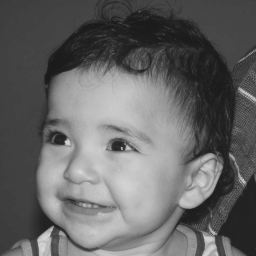
//> input picture biel.png, 256 x 256 px
$ ./cannypoints ../biel.png   (built with g++ and OpenCV 4)
//> lines starting //> are read from the running program, lines starting //| are printed output that depends on the picture
#include <iostream>
#include <opencv2/opencv.hpp>
#include <fstream>
#include <iomanip>
#include <vector>
#include <algorithm>
#include <numeric>
#include <ctime>
#include <cstdlib>

using namespace std;
using namespace cv;

#define STEP 6
#define JITTER 4
#define RAIO 4

int top_slider = 10;
int top_slider_max = 200;

char TrackbarName[50];

Mat image, border, points;

int main(int argc, char **argv)
{
    vector<int> yrange;
    vector<int> xrange;

    Mat frame;

    int width, height, gray, canny_cor;
    int x, y;

    image = imread(argv[1], IMREAD_GRAYSCALE);
//> image is the input picture: 256 rows x 256 cols, CV_8UC1; min 26, max 219, mean 100.9

    srand(time(0));

    if (!image.data)
    {
        cout << "nao abriu" << argv[1] << endl;
        cout << argv[0] << " imagem.jpg";
        exit(0);
    }

    width = image.size().width;
//> width = 256
    height = image.size().height;
//> height = 256

    xrange.resize(height / STEP);
//> xrange = 42 values from 0 to 0
    yrange.resize(width / STEP);
//> yrange = 42 values from 0 to 0

    iota(xrange.begin(), xrange.end(), 0);
//> xrange = 42 values from 0 to 41
    iota(yrange.begin(), yrange.end(), 0);
//> yrange = 42 values from 0 to 41

    for (uint i = 0; i < xrange.size(); i++)
    {
        xrange[i] = xrange[i] * STEP + STEP / 2;
    }
    for (uint i = 0; i < yrange.size(); i++)
    {
        yrange[i] = yrange[i] * STEP + STEP / 2;
    }
    points = Mat(height, width, CV_8U, Scalar(255));
    random_shuffle(xrange.begin(), xrange.end());

    for (auto i : xrange)
    {
        random_shuffle(yrange.begin(), yrange.end());
        for (auto j : yrange)
        {
            x = i + rand() % (2 * JITTER) - JITTER + 1;
            y = j + rand() % (2 * JITTER) - JITTER + 1;
            gray = image.at<uchar>(x, y);
            circle(points,
                   cv::Point(y, x),
                   RAIO,
                   CV_RGB(gray, gray, gray),
                   -1,
                   LINE_AA);
        }
    }
    imshow("ponts", points);
    imwrite("pontos.jpg", points);
    Canny(points, border, 200, 600);
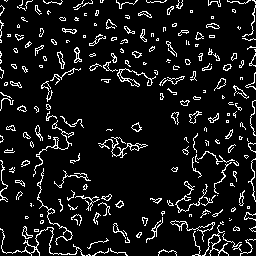
//> border: 256 rows x 256 cols, CV_8UC1; 9% white in thin lines or dots
    imwrite("canny1.jpg", border);

    for (int i = 0; i < height; i++)
    {
        for (int j = 0; j < width; j++)
        {
            canny_cor = border.at<uchar>(i, j);
            if (canny_cor == 255)
            {
                gray = image.at<uchar>(i, j);
                circle(points,
                       cv::Point(j, i),
                       3,
                       CV_RGB(gray, gray, gray),
                       -1,
                       LINE_AA);
            }
        }
    }
//> this loop made 256 passes
//> (canny_cor, gray) on passes 1 to 3: (0, 62), (255, 65), (255, 67)
//> after the loop, canny_cor = 0; gray = 114
    Canny(points, border, 100, 300);
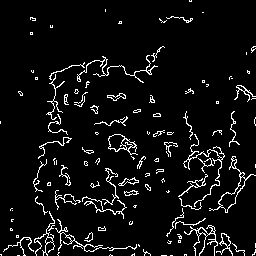
//> border: 256 rows x 256 cols, CV_8UC1; 6.1% white in thin lines or dots
    imwrite("canny2.jpg", border);

    for (int i = 0; i < height; i++)
    {
        for (int j = 0; j < width; j++)
        {
            canny_cor = border.at<uchar>(i, j);
            if (canny_cor == 255)
            {
                gray = image.at<uchar>(i, j);
                circle(points,
                       Point(j, i),
                       2,
                       CV_RGB(gray, gray, gray),
                       -1,
                       LINE_AA);
            }
        }
    }
//> this loop made 256 passes
//> (canny_cor, gray) on passes 1 to 3: (0, 67), (0, 69), (0, 69)
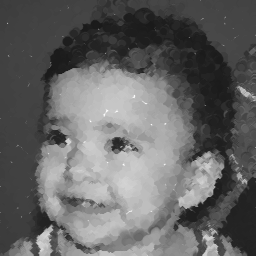
//> points: 256 rows x 256 cols, CV_8UC1; min 26, max 255, mean 101.2
//> after the loop, canny_cor = 0; gray = 35

    Canny(points, border, 50, 150);
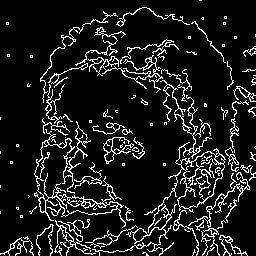
//> border: 256 rows x 256 cols, CV_8UC1; 11.1% white in thin lines or dots
    imwrite("canny3.jpg", border);

    for (int i = 0; i < height; i++)
    {
        for (int j = 0; j < width; j++)
        {
            canny_cor = border.at<uchar>(i, j);
            if (canny_cor == 255)
            {
                gray = image.at<uchar>(i, j);
                circle(points,
                       Point(j, i),
                       1,
                       CV_RGB(gray, gray, gray),
                       -1,
                       LINE_AA);
            }
        }
    }
//> this loop made 256 passes
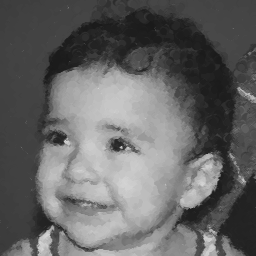
//> points: 256 rows x 256 cols, CV_8UC1; min 26, max 212, mean 100.9
//> after the loop, canny_cor = 0; gray = 43

    Canny(points, border, 20, 60);
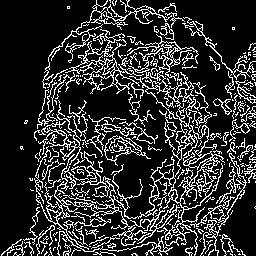
//> border: 256 rows x 256 cols, CV_8UC1; 18.8% white in thin lines or dots
    imwrite("canny4.jpg", border);

    for (int i = 0; i < height; i++)
    {
        for (int j = 0; j < width; j++)
        {
            canny_cor = border.at<uchar>(i, j);
            if (canny_cor == 255)
            {
                gray = image.at<uchar>(i, j);
                circle(points,
                       Point(j, i),
                       1,
                       CV_RGB(gray, gray, gray),
                       -1,
                       LINE_AA);
            }
        }
    }
//> this loop made 256 passes
//> (canny_cor, gray) on passes 1 to 3: (0, 57), (0, 49), (0, 53)
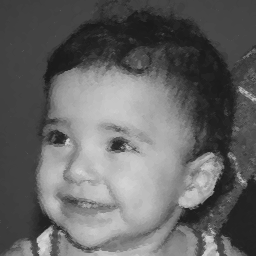
//> points: 256 rows x 256 cols, CV_8UC1; min 26, max 219, mean 101
//> after the loop, canny_cor = 0; gray = 76
    waitKey();
    imshow("result", points);
    imwrite("cannyborders.jpg", points);
    waitKey();

    return 0;
}
